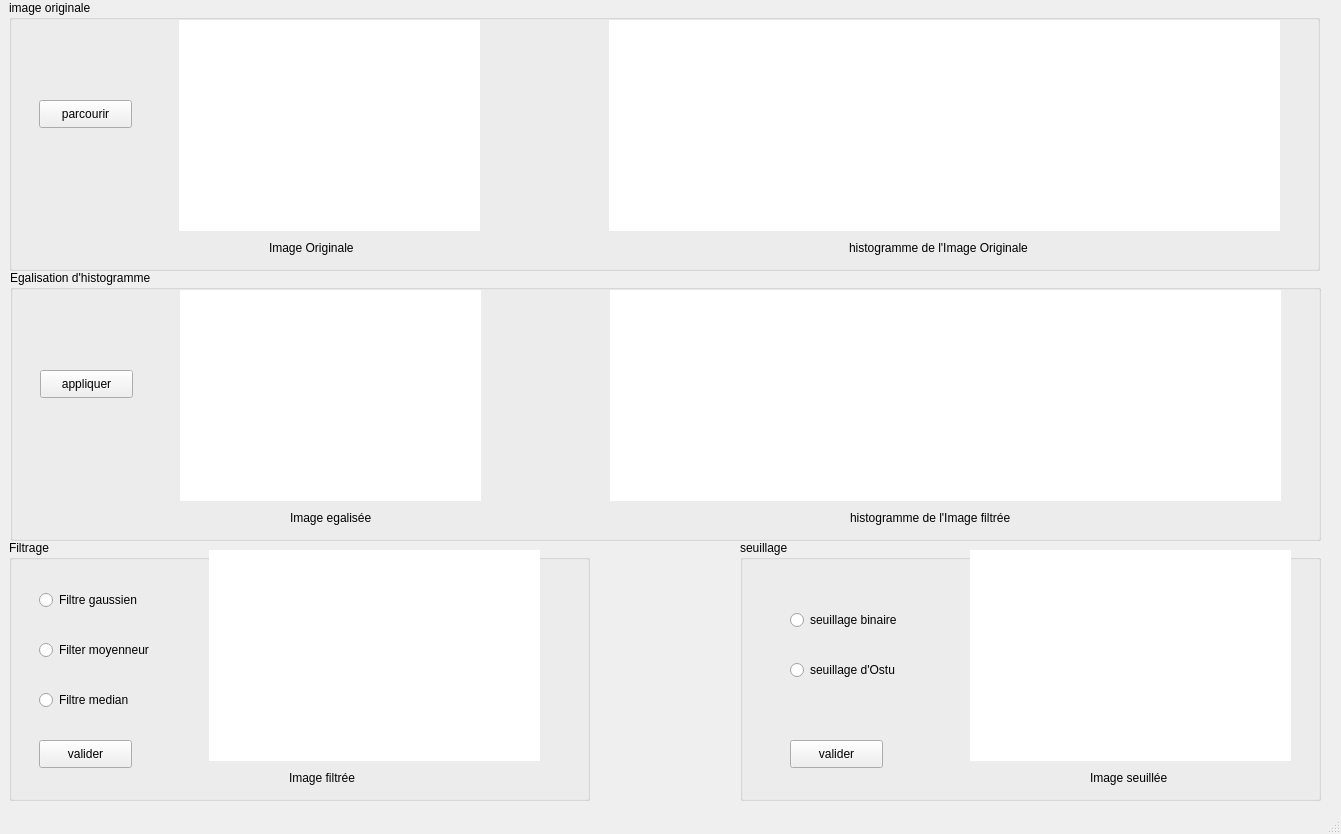
<?xml version="1.0" encoding="UTF-8"?>
<ui version="4.0">
 <class>MainWindow</class>
 <widget class="QMainWindow" name="MainWindow">
  <property name="geometry">
   <rect>
    <x>0</x>
    <y>0</y>
    <width>1341</width>
    <height>834</height>
   </rect>
  </property>
  <property name="windowTitle">
   <string>MainWindow</string>
  </property>
  <widget class="QWidget" name="centralwidget">
   <widget class="QGroupBox" name="groupBox">
    <property name="geometry">
     <rect>
      <x>9</x>
      <y>0</y>
      <width>1311</width>
      <height>271</height>
     </rect>
    </property>
    <property name="title">
     <string>image originale</string>
    </property>
    <widget class="QLabel" name="img1">
     <property name="geometry">
      <rect>
       <x>170</x>
       <y>20</y>
       <width>301</width>
       <height>211</height>
      </rect>
     </property>
     <property name="styleSheet">
      <string notr="true">background-color: rgb(255, 255, 255);</string>
     </property>
     <property name="text">
      <string/>
     </property>
    </widget>
    <widget class="QLabel" name="histimg1">
     <property name="geometry">
      <rect>
       <x>600</x>
       <y>20</y>
       <width>671</width>
       <height>211</height>
      </rect>
     </property>
     <property name="styleSheet">
      <string notr="true">background-color: rgb(255, 255, 255);</string>
     </property>
     <property name="text">
      <string/>
     </property>
    </widget>
    <widget class="QPushButton" name="parcourir">
     <property name="geometry">
      <rect>
       <x>30</x>
       <y>100</y>
       <width>93</width>
       <height>28</height>
      </rect>
     </property>
     <property name="text">
      <string>parcourir</string>
     </property>
    </widget>
    <widget class="QLabel" name="label_7">
     <property name="geometry">
      <rect>
       <x>260</x>
       <y>240</y>
       <width>161</width>
       <height>16</height>
      </rect>
     </property>
     <property name="text">
      <string>Image Originale</string>
     </property>
    </widget>
    <widget class="QLabel" name="label_8">
     <property name="geometry">
      <rect>
       <x>840</x>
       <y>240</y>
       <width>261</width>
       <height>16</height>
      </rect>
     </property>
     <property name="text">
      <string>histogramme de l'Image Originale</string>
     </property>
    </widget>
   </widget>
   <widget class="QGroupBox" name="groupBox_2">
    <property name="geometry">
     <rect>
      <x>10</x>
      <y>270</y>
      <width>1311</width>
      <height>271</height>
     </rect>
    </property>
    <property name="title">
     <string>Egalisation d'histogramme</string>
    </property>
    <widget class="QLabel" name="img2">
     <property name="geometry">
      <rect>
       <x>170</x>
       <y>20</y>
       <width>301</width>
       <height>211</height>
      </rect>
     </property>
     <property name="styleSheet">
      <string notr="true">background-color: rgb(255, 255, 255);</string>
     </property>
     <property name="text">
      <string/>
     </property>
    </widget>
    <widget class="QLabel" name="histimg2">
     <property name="geometry">
      <rect>
       <x>600</x>
       <y>20</y>
       <width>671</width>
       <height>211</height>
      </rect>
     </property>
     <property name="styleSheet">
      <string notr="true">background-color: rgb(255, 255, 255);</string>
     </property>
     <property name="text">
      <string/>
     </property>
    </widget>
    <widget class="QPushButton" name="appliquer">
     <property name="geometry">
      <rect>
       <x>30</x>
       <y>100</y>
       <width>93</width>
       <height>28</height>
      </rect>
     </property>
     <property name="text">
      <string>appliquer</string>
     </property>
    </widget>
    <widget class="QLabel" name="label_3">
     <property name="geometry">
      <rect>
       <x>280</x>
       <y>240</y>
       <width>121</width>
       <height>16</height>
      </rect>
     </property>
     <property name="text">
      <string>Image egalisée</string>
     </property>
    </widget>
    <widget class="QLabel" name="label_4">
     <property name="geometry">
      <rect>
       <x>840</x>
       <y>240</y>
       <width>261</width>
       <height>16</height>
      </rect>
     </property>
     <property name="text">
      <string>histogramme de l'Image filtrée</string>
     </property>
    </widget>
   </widget>
   <widget class="QGroupBox" name="groupBox_3">
    <property name="geometry">
     <rect>
      <x>740</x>
      <y>540</y>
      <width>581</width>
      <height>261</height>
     </rect>
    </property>
    <property name="title">
     <string>seuillage</string>
    </property>
    <widget class="QLabel" name="img4">
     <property name="geometry">
      <rect>
       <x>230</x>
       <y>10</y>
       <width>321</width>
       <height>211</height>
      </rect>
     </property>
     <property name="styleSheet">
      <string notr="true">background-color: rgb(255, 255, 255);</string>
     </property>
     <property name="text">
      <string/>
     </property>
    </widget>
    <widget class="QPushButton" name="valider2">
     <property name="geometry">
      <rect>
       <x>50</x>
       <y>200</y>
       <width>93</width>
       <height>28</height>
      </rect>
     </property>
     <property name="text">
      <string>valider</string>
     </property>
    </widget>
    <widget class="QRadioButton" name="binary">
     <property name="geometry">
      <rect>
       <x>50</x>
       <y>70</y>
       <width>131</width>
       <height>20</height>
      </rect>
     </property>
     <property name="text">
      <string>seuillage binaire</string>
     </property>
    </widget>
    <widget class="QRadioButton" name="otsu">
     <property name="geometry">
      <rect>
       <x>50</x>
       <y>120</y>
       <width>161</width>
       <height>20</height>
      </rect>
     </property>
     <property name="text">
      <string>seuillage d'Ostu</string>
     </property>
    </widget>
    <widget class="QLabel" name="label_2">
     <property name="geometry">
      <rect>
       <x>350</x>
       <y>230</y>
       <width>121</width>
       <height>16</height>
      </rect>
     </property>
     <property name="text">
      <string>Image seuillée</string>
     </property>
    </widget>
   </widget>
   <widget class="QGroupBox" name="groupBox_4">
    <property name="geometry">
     <rect>
      <x>9</x>
      <y>540</y>
      <width>581</width>
      <height>261</height>
     </rect>
    </property>
    <property name="title">
     <string>Filtrage</string>
    </property>
    <widget class="QLabel" name="img3">
     <property name="geometry">
      <rect>
       <x>200</x>
       <y>10</y>
       <width>331</width>
       <height>211</height>
      </rect>
     </property>
     <property name="styleSheet">
      <string notr="true">background-color: rgb(255, 255, 255);</string>
     </property>
     <property name="text">
      <string/>
     </property>
    </widget>
    <widget class="QPushButton" name="valider1">
     <property name="geometry">
      <rect>
       <x>30</x>
       <y>200</y>
       <width>93</width>
       <height>28</height>
      </rect>
     </property>
     <property name="text">
      <string>valider</string>
     </property>
    </widget>
    <widget class="QRadioButton" name="gaussian">
     <property name="geometry">
      <rect>
       <x>30</x>
       <y>50</y>
       <width>131</width>
       <height>20</height>
      </rect>
     </property>
     <property name="text">
      <string>Filtre gaussien</string>
     </property>
    </widget>
    <widget class="QRadioButton" name="average">
     <property name="geometry">
      <rect>
       <x>30</x>
       <y>100</y>
       <width>171</width>
       <height>20</height>
      </rect>
     </property>
     <property name="text">
      <string>Filter moyenneur</string>
     </property>
    </widget>
    <widget class="QRadioButton" name="median">
     <property name="geometry">
      <rect>
       <x>30</x>
       <y>150</y>
       <width>161</width>
       <height>20</height>
      </rect>
     </property>
     <property name="text">
      <string>Filtre median</string>
     </property>
    </widget>
    <widget class="QLabel" name="label">
     <property name="geometry">
      <rect>
       <x>280</x>
       <y>230</y>
       <width>121</width>
       <height>16</height>
      </rect>
     </property>
     <property name="text">
      <string>Image filtrée</string>
     </property>
    </widget>
   </widget>
  </widget>
  <widget class="QMenuBar" name="menubar">
   <property name="geometry">
    <rect>
     <x>0</x>
     <y>0</y>
     <width>1341</width>
     <height>26</height>
    </rect>
   </property>
  </widget>
  <widget class="QStatusBar" name="statusbar"/>
 </widget>
 <resources/>
 <connections/>
</ui>
